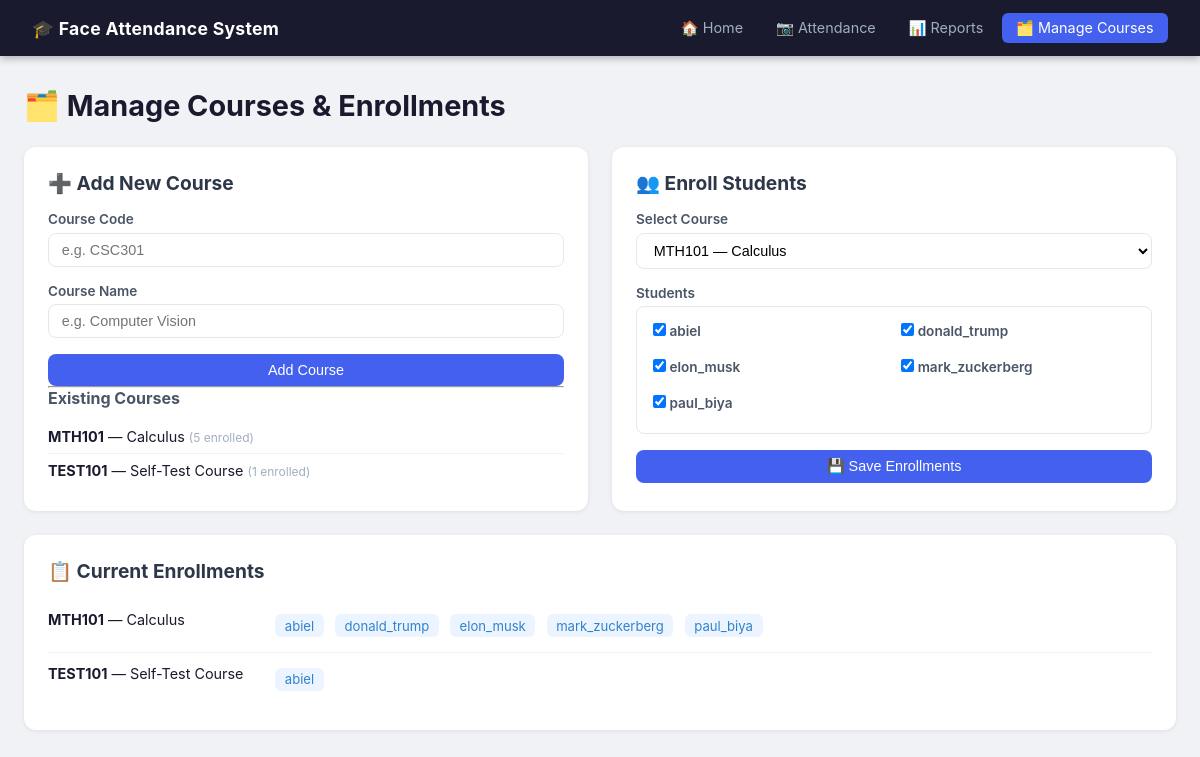
The page /manage on the database as committed earlier.
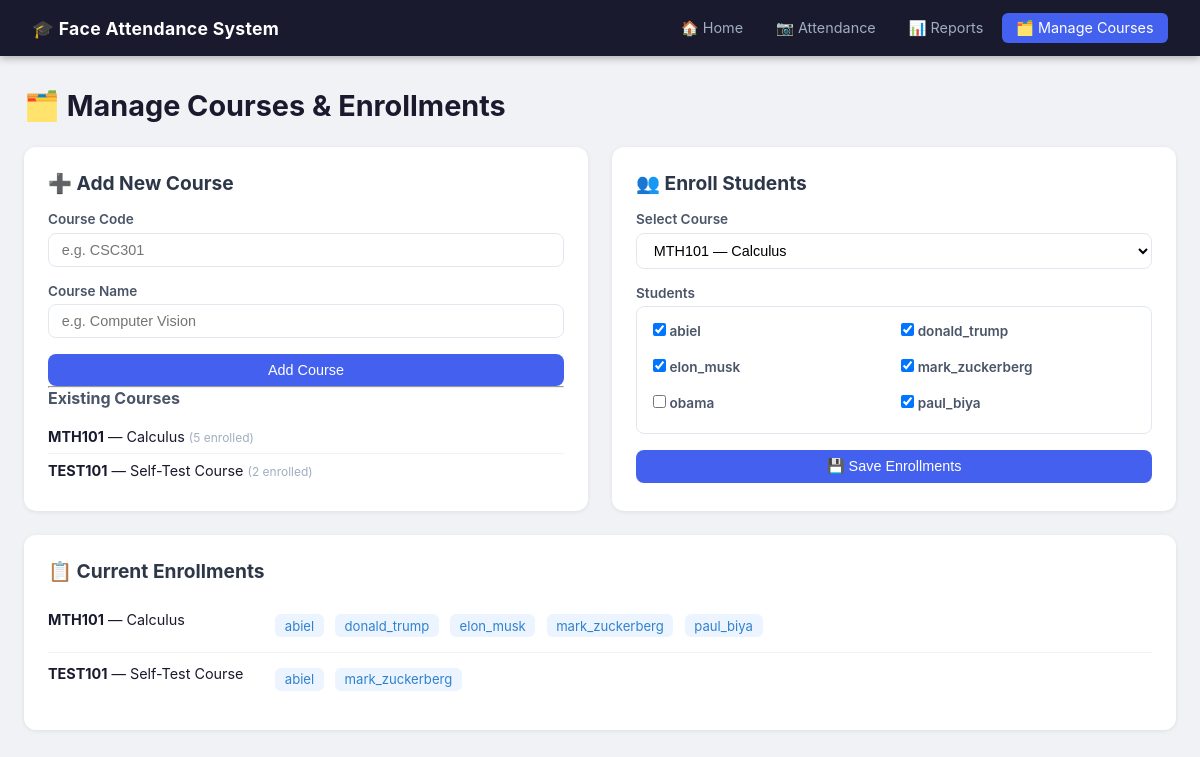
The same page on the database as committed later.
### tables this page shows
CREATE TABLE courses (
    course_id     INTEGER PRIMARY KEY AUTOINCREMENT,
    course_code   TEXT NOT NULL UNIQUE,       -- e.g. "CSC301"
    course_name   TEXT NOT NULL               -- e.g. "Computer Vision"
);

CREATE TABLE students (
    student_id      INTEGER PRIMARY KEY AUTOINCREMENT,
    student_name    TEXT NOT NULL UNIQUE,     -- matches dataset folder name
    face_encoding   BLOB NOT NULL,            -- pickled 128-d numpy vector
    date_registered TEXT DEFAULT (datetime('now'))
);

### app/flask_app.py (the view)
@app.route("/manage")
def manage():
    courses = db.get_all_courses()
    conn = db.get_connection()
    cursor = conn.cursor()
    cursor.execute(
        "SELECT student_id, student_name FROM students ORDER BY student_name"
    )
    all_students = [
        {"student_id": r[0], "student_name": r[1]}
        for r in cursor.fetchall()
    ]
    conn.close()
    enrollments = {}
    for course in courses:
        enrolled = db.get_enrolled_students(course["course_id"])
        enrollments[course["course_id"]] = [
            s["student_id"] for s in enrolled
        ]
    return render_template(
        "manage_courses.html",
        courses=courses,
        all_students=all_students,
        enrollments=enrollments,
    )

### app/db_handler.py (called while the page is built)
def get_connection():
    if not DB_PATH.exists():
        raise FileNotFoundError(
            f"Database not found at {DB_PATH}. Run database/init_db.py first."
        )
    conn = sqlite3.connect(DB_PATH)
    conn.execute("PRAGMA foreign_keys = ON;")
    return conn

def get_all_courses():
    conn = get_connection()
    try:
        cursor = conn.cursor()
        cursor.execute("SELECT course_id, course_code, course_name FROM courses ORDER BY course_code")
        rows = cursor.fetchall()
        return [{"course_id": r[0], "course_code": r[1], "course_name": r[2]} for r in rows]
    finally:
        conn.close()

def get_enrolled_students(course_id: int):
    conn = get_connection()
    try:
        cursor = conn.cursor()
        cursor.execute(
            """
            SELECT s.student_id, s.student_name
            FROM enrollments e
            JOIN students s ON e.student_id = s.student_id
            WHERE e.course_id = ?
            ORDER BY s.student_name
            """,
            (course_id,),
        )
        rows = cursor.fetchall()
        return [{"student_id": r[0], "student_name": r[1]} for r in rows]
    finally:
        conn.close()

### app/templates/manage_courses.html (shortened to what this page needs)
{% extends "base.html" %}
{% block content %}
<h1>🗂️ Manage Courses & Enrollments</h1>
<div class="two-col">
    <div class="card">
        <h2>➕ Add New Course</h2>
        <form method="POST" action="{{ url_for('add_course') }}">
            <div class="form-group">
                <label for="course_code">Course Code</label>
                <input type="text" name="course_code" id="course_code"
                       class="form-control"
                       placeholder="e.g. CSC301"
                       maxlength="20" required>
            </div>
            <div class="form-group">
                <label for="course_name">Course Name</label>
                <input type="text" name="course_name" id="course_name"
                       class="form-control"
                       placeholder="e.g. Computer Vision"
                       maxlength="100" required>
            </div>
            <button type="submit" class="btn btn-primary btn-full">
                Add Course
            </button>
        </form>
        {% if courses %}
        <hr>
        <h3>Existing Courses</h3>
        <ul class="course-list">
            {% for course in courses %}
            <li>
                <strong>{{ course.course_code }}</strong> — {{ course.course_name }}
                <small>({{ enrollments[course.course_id]|length }} enrolled)</small>
            </li>
            {% endfor %}
        </ul>
        {% endif %}
    </div>
    <div class="card">
        <h2>👥 Enroll Students</h2>
        {% if not courses %}
            <p class="empty-state">Add a course first.</p>
        {% elif not all_students %}
            <p class="empty-state">
                No students registered yet.
                Run <code>python ml_pipeline/encode_faces.py</code> to register students.
            </p>
        {% else %}
            <form method="POST" action="{{ url_for('enroll') }}">
                <div class="form-group">
                    <label for="enroll_course_id">Select Course</label>
                    <select name="course_id" id="enroll_course_id"
                            class="form-control"
                            onchange="updateCheckboxes(this.value)">
                        {% for course in courses %}
                            <option value="{{ course.course_id }}">
                                {{ course.course_code }} — {{ course.course_name }}
                            </option>
                        {% endfor %}
                    </select>
                </div>
                <div class="form-group">
                    <label>Students</label>
                    <div class="checkbox-grid">
                        {% for student in all_students %}
                        <label class="checkbox-label">
                            <input type="checkbox"
                                   name="student_ids"
                                   value="{{ student.student_id }}"
                                   class="student-checkbox"
                                   data-student-id="{{ student.student_id }}">
                            {{ student.student_name }}
                        </label>
                        {% endfor %}
                    </div>
                </div>
                <button type="submit" class="btn btn-primary btn-full">
                    💾 Save Enrollments
                </button>
            </form>
        {% endif %}
    </div>
</div>
{% if courses %}
<div class="card">
    <h2>📋 Current Enrollments</h2>
    {% for course in courses %}
    <div class="enrollment-row">
        <div class="enrollment-course">
            <strong>{{ course.course_code }}</strong> — {{ course.course_name }}
        </div>
        <div class="enrollment-students">
            {% set enrolled_ids = enrollments[course.course_id] %}
            {% if enrolled_ids %}
                {% for student in all_students %}
                    {% if student.student_id in enrolled_ids %}
                        <span class="tag tag-primary">{{ student.student_name }}</span>
                    {% endif %}
                {% endfor %}
            {% else %}
                <span class="empty-state-inline">No students enrolled</span>
            {% endif %}
        </div>
    </div>
    {% endfor %}
</div>
{% endif %}
{% endblock %}

### app/templates/base.html (shortened to what this page needs)
<!DOCTYPE html>
<html lang="en">
<head>
    <link rel="stylesheet" href="{{ url_for('static', filename='style.css') }}">
</head>
<body>
<nav class="navbar">
    <div class="nav-brand">🎓 Face Attendance System</div>
    <div class="nav-links">
        <a href="{{ url_for('index') }}" {% if request.endpoint == 'index' %}class="active"{% endif %}>
            🏠 Home
        </a>
        <a href="{{ url_for('attendance') }}" {% if request.endpoint == 'attendance' %}class="active"{% endif %}>
            📷 Attendance
        </a>
        <a href="{{ url_for('reports') }}" {% if request.endpoint in ['reports', 'report_detail'] %}class="active"{% endif %}>
            📊 Reports
        </a>
        <a href="{{ url_for('manage') }}" {% if request.endpoint == 'manage' %}class="active"{% endif %}>
            🗂️ Manage Courses
        </a>
    </div>
</nav>
<main class="container">
    {% block content %}{% endblock %}
</main>
</body>
</html>

### app/static/style.css (style rules this page uses)
*, *::before, *::after { box-sizing: border-box; margin: 0; padding: 0; }
body { font-family: -apple-system, BlinkMacSystemFont, "Segoe UI", Roboto, sans-serif; background: #f0f2f5; color: #1a1a2e; min-height: 100vh; }
a { color: #4361ee; text-decoration: none; }
.navbar { background: #1a1a2e; padding: 0 2rem; display: flex; align-items: center; justify-content: space-between; height: 56px; position: sticky; top: 0; z-index: 100; box-shadow: 0 2px 8px rgba(0,0,0,0.3); }
.nav-brand { color: #fff; font-size: 1.1rem; font-weight: 700; letter-spacing: 0.3px; }
.nav-links { display: flex; gap: 0.25rem; }
.nav-links a { color: #a0aec0; padding: 0.4rem 0.9rem; border-radius: 6px; font-size: 0.9rem; transition: background 0.15s, color 0.15s; }
.nav-links a:hover, .nav-links a.active { background: #4361ee; color: #fff; text-decoration: none; }
.container { max-width: 1200px; margin: 0 auto; padding: 2rem 1.5rem; }
h1 { font-size: 1.8rem; margin-bottom: 1.5rem; color: #1a1a2e; }
h2 { font-size: 1.2rem; margin-bottom: 1rem; color: #2d3748; }
h3 { font-size: 1rem; margin-bottom: 0.75rem; color: #4a5568; }
.card { background: #fff; border-radius: 12px; padding: 1.5rem; margin-bottom: 1.5rem; box-shadow: 0 1px 4px rgba(0,0,0,0.08); }
.btn { display: inline-flex; align-items: center; gap: 0.4rem; padding: 0.5rem 1.1rem; border-radius: 8px; border: none; font-size: 0.9rem; font-weight: 500; cursor: pointer; transition: opacity 0.15s, transform 0.1s; text-decoration: none; }
.btn-primary { background: #4361ee; color: #fff; }
.btn-full { width: 100%; justify-content: center; }
.form-group { margin-bottom: 1rem; }
.form-group label { display: block; font-size: 0.85rem; font-weight: 600; margin-bottom: 0.35rem; color: #4a5568; }
.form-control { width: 100%; padding: 0.5rem 0.8rem; border: 1.5px solid #e2e8f0; border-radius: 8px; font-size: 0.9rem; transition: border-color 0.15s; background: #fff; }
.tag { display: inline-block; padding: 0.2rem 0.6rem; border-radius: 6px; font-size: 0.82rem; margin: 0.2rem; }
.tag-primary { background: #ebf4ff; color: #3182ce; }
.two-col { display: grid; grid-template-columns: 1fr 1fr; gap: 1.5rem; }
.course-list { list-style: none; padding: 0; }
.course-list li { padding: 0.5rem 0; border-bottom: 1px solid #f0f2f5; font-size: 0.9rem; }
.course-list li:last-child { border-bottom: none; }
.course-list small { color: #a0aec0; }
.checkbox-grid { display: grid; grid-template-columns: repeat(auto-fill, minmax(180px, 1fr)); gap: 0.4rem; border: 1.5px solid #e2e8f0; border-radius: 8px; padding: 0.75rem; max-height: 240px; overflow-y: auto; }
.checkbox-label { display: flex; align-items: center; gap: 0.5rem; font-size: 0.88rem; cursor: pointer; padding: 0.25rem; border-radius: 4px; }
.enrollment-row { display: flex; align-items: flex-start; gap: 1.5rem; padding: 0.75rem 0; border-bottom: 1px solid #f0f2f5; }
.enrollment-row:last-child { border-bottom: none; }
.enrollment-course { min-width: 200px; font-size: 0.9rem; }
.enrollment-students { flex: 1; display: flex; flex-wrap: wrap; gap: 0.3rem; }

Rows that differ between the two databases and show on the page:
changed courses "TEST101": enrollments "1" → "2"; gains students (student_name "mark_zuckerberg")
added students: student_name "obama", shown under "👥 Enroll Students"
